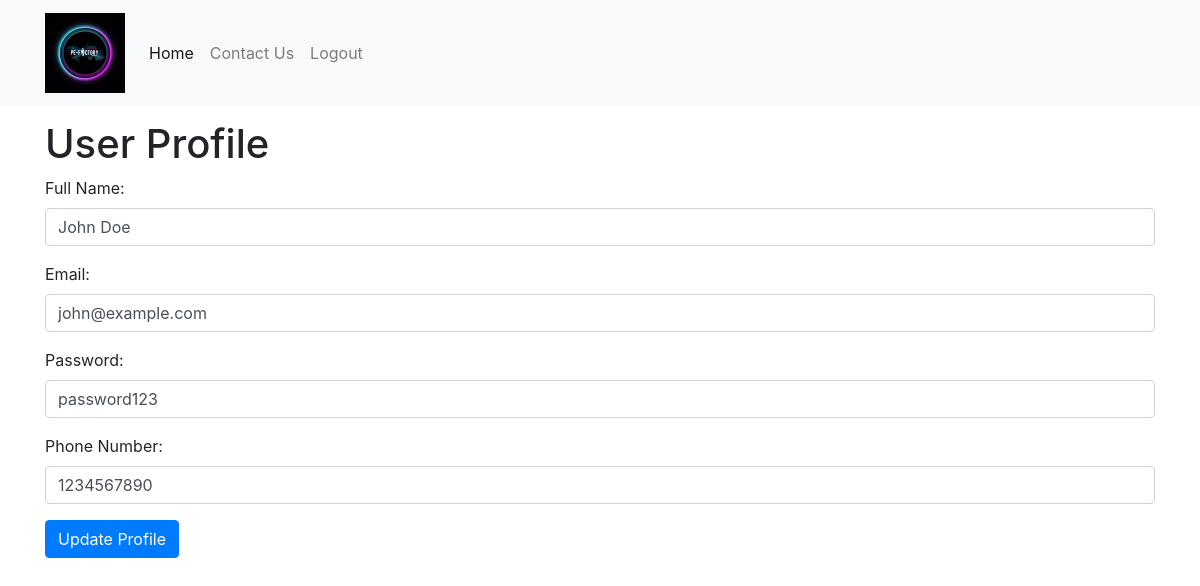
The app's page /profile.php (signed in) with its own data.
### tables this page shows
CREATE TABLE `users` (
  `user_id` int(6) NOT NULL,
  `full_name` varchar(40) NOT NULL,
  `password` varchar(40) NOT NULL,
  `email` varchar(40) NOT NULL,
  `phone_number` varchar(12) DEFAULT NULL
);

### profile.php (the view, shortened to what this page needs)
<!DOCTYPE html>
<html lang="en">
<head>
    <link href="https://maxcdn.bootstrapcdn.com/bootstrap/4.5.2/css/bootstrap.min.css" rel="stylesheet">
</head>
<body>
        <header>
        <nav class="navbar navbar-expand-lg navbar-light bg-light fixed-top">
            <div class="container">
                <a class="navbar-brand" href="#">
                    <img src="images/logo.jpg" width="80px" height="80px">
                </a>
                <div class="collapse navbar-collapse" id="navbarSupportedContent">
                    <ul class="navbar-nav me-auto mb-2 mb-lg-0">
                        <li class="nav-item">
                            <a class="nav-link active" aria-current="page" href="/">Home</a>
                        </li>
                           <li class="nav-item">
                            <a class="nav-link" href="https://wa.me/70371291">Contact Us</a>
                        </li>
                        <li class="nav-item">
                            <a class="nav-link" href="/logout.php">Logout</a>
                        </li>
                    </ul>
                </div>
            </div>
        </nav>
    </header>
    <br><br><br>
    <div class="container mt-5">
        <h1>User Profile</h1>
        <?php
        if (isset($_SESSION['user_id'])) {
            $user_id = $_SESSION['user_id'];
            $conn = new mysqli('localhost', 'root', 'root', 'ticketbooking');
            $result = $conn->query("SELECT * FROM users WHERE user_id = $user_id");
            if ($result->num_rows > 0) {
                $row = $result->fetch_assoc();
        ?>
                <form action="<?php echo htmlspecialchars($_SERVER["PHP_SELF"]); ?>" method="post">
                    <div class="form-group">
                        <label>Full Name:</label>
                        <input type="text" name="full_name" class="form-control" value="<?php echo $row['full_name']; ?>" required>
                    </div>
                    <div class="form-group">
                        <label>Email:</label>
                        <input type="email" name="email" class="form-control" value="<?php echo $row['email']; ?>" required>
                    </div>
                    <div class="form-group">
                        <label>Password:</label>
                        <input type="text" name="password" class="form-control" value="<?php echo $row['password']; ?>" required>
                    </div>
                    <div class="form-group">
                        <label>Phone Number:</label>
                        <input type="text" name="phone_number" class="form-control" value="<?php echo $row['phone_number']; ?>">
                    </div>
                    <button type="submit" class="btn btn-primary">Update Profile</button>
                </form>
        <?php
            } else {
                echo "User not found.";
            }
        } else {
            echo "Please login to view your profile.";
        }
        ?>
    </div>
</body>
</html>

### records on screen
users: full_name "John Doe", email "john@example.com", password "password123", phone_number "1234567890"
